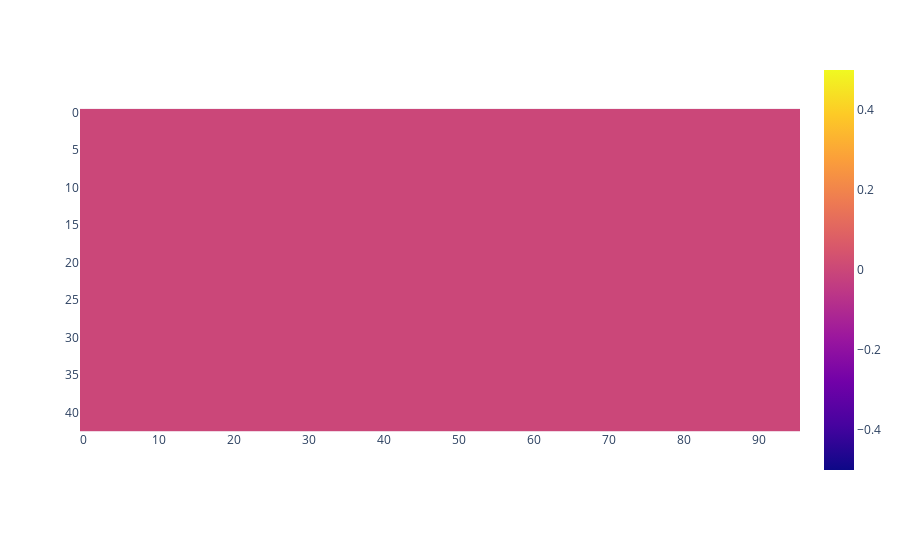

Write notebook code for a chart like this one.
### Code cell
constant_fluxes = pf.read_pfb("/Users/ben/Documents/GitHub/drought-ensemble/domains/outputs/WOLF_2006_to_2007_with_pumping_1_inch_per_week_constant_layer_2/fluxes_on.pfb")
periodic_fluxes = pf.read_pfb("/Users/ben/Documents/GitHub/drought-ensemble/domains/outputs/WOLF_2006_to_2007_with_pumping_1_inch_per_week_cycling_layer_2/fluxes_on.pfb")
px.imshow(constant_fluxes[3,:,:])

### Figure 1 — Plotly figure (JSON) as saved in the notebook; plotly's stock layout.template omitted (floating-point values rounded to 4 significant figures; data arrays with more than 128 entries replaced by an {"elided": "..."} marker saying what was removed)
{"data": [{"coloraxis": "coloraxis", "hovertemplate": "x: %{x}<br>y: %{y}<br>color: %{z}<extra></extra>", "name": "0", "type": "heatmap", "xaxis": "x", "yaxis": "y", "z": {"elided": "43x96 float values"}}], "layout": {"coloraxis": {"colorscale": [[0, "#0d0887"], [0.1111, "#46039f"], [0.2222, "#7201a8"], [0.3333, "#9c179e"], [0.4444, "#bd3786"], [0.5556, "#d8576b"], [0.6667, "#ed7953"], [0.7778, "#fb9f3a"], [0.8889, "#fdca26"], [1, "#f0f921"]]}, "margin": {"t": 60}, "xaxis": {"anchor": "y", "constrain": "domain", "domain": [0, 1], "scaleanchor": "y"}, "yaxis": {"anchor": "x", "autorange": "reversed", "constrain": "domain", "domain": [0, 1]}}}
